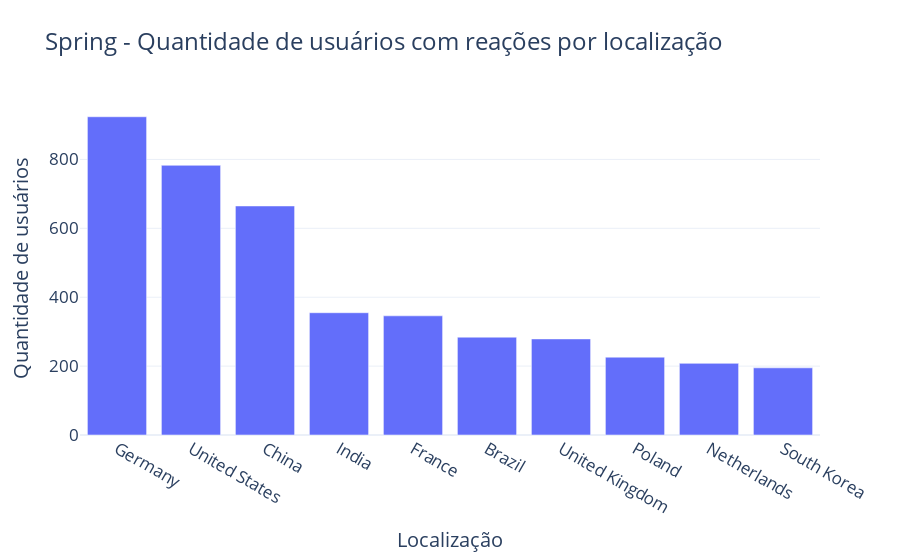

Notebook code for this chart:
### Markdown cell above
##### QUANTIDADE DE REAÇÕES POR LOCALIZAÇÃO DOS USUÁRIOS

### Code cell
df_only_reactions = df[Tables.ACTORS].loc[df[Tables.ACTORS]['total_reactions'] != 0.0]

counts = df_only_reactions.groupby('location_n').size().sort_values(ascending=False)[:10]

counts = pd.DataFrame({
    'location': counts.index,
    'count': counts.values
})

fig = px.bar(counts, x='location', y='count', title='Spring - Quantidade de usuários com reações por localização', template='plotly_white', width=900.0)
fig.update_layout(font=dict(size=17), xaxis_title='Localização', yaxis_title='Quantidade de usuários')
fig.show()
# save_pdf('spring-boot_reactions_locations.pdf', fig)

### Figure 1 — Plotly figure (JSON) as saved in the notebook; plotly's stock layout.template omitted (floating-point values rounded to 4 significant figures)
{"data": [{"alignmentgroup": "True", "hovertemplate": "location=%{x}<br>count=%{y}<extra></extra>", "legendgroup": "", "marker": {"color": "#636efa", "pattern": {"shape": ""}}, "name": "", "offsetgroup": "", "orientation": "v", "showlegend": false, "textposition": "auto", "x": ["Germany", "United States", "China", "India", "France", "Brazil", "United Kingdom", "Poland", "Netherlands", "South Korea"], "xaxis": "x", "y": [924, 783, 665, 355, 346, 284, 279, 226, 208, 195], "yaxis": "y", "type": "bar"}], "layout": {"xaxis": {"anchor": "y", "domain": [0.0, 1.0], "title": {"text": "Localização"}}, "yaxis": {"anchor": "x", "domain": [0.0, 1.0], "title": {"text": "Quantidade de usuários"}}, "legend": {"tracegroupgap": 0}, "title": {"text": "Spring - Quantidade de usuários com reações por localização"}, "barmode": "relative", "width": 900.0, "font": {"size": 17}}}
